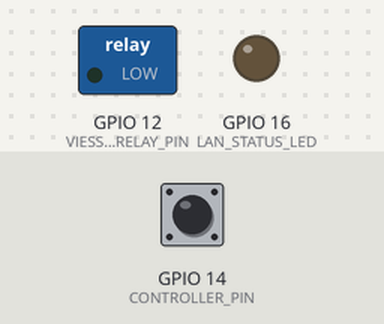
Recording of a sketch running on a simulated ESP8266 (NodeMCU). Parts: switched loads named in the sketch (green lamp = pin HIGH), output pins drawn as LEDs (lit = HIGH). Dashed ring = blinking. The test bench sets the inputs (shaded band); at power-on: GPIO 14 (CONTROLLER_PIN) LOW. WiFi joins after 1.5 s; servers stay silent unless stated; no MQTT or app messages arrive unless stated; what the sketch prints to the serial monitor is not drawn.

Above: at 2.9 s.
3.0 s: GPIO 14 (CONTROLLER_PIN) driven HIGH
At 3.6 s:
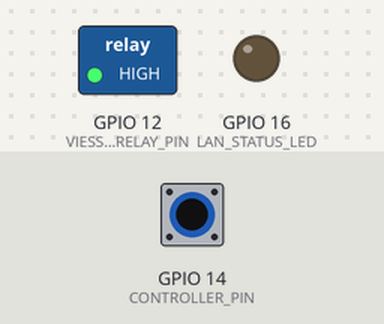
10.5 s: GPIO 14 (CONTROLLER_PIN) driven LOW
At 11.7 s:
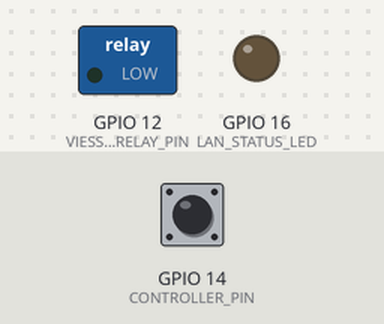
12.0 s: GPIO 14 (CONTROLLER_PIN) pulsed HIGH 2 times (0.12 s each, 0.3 s apart)
At 12.11 s:
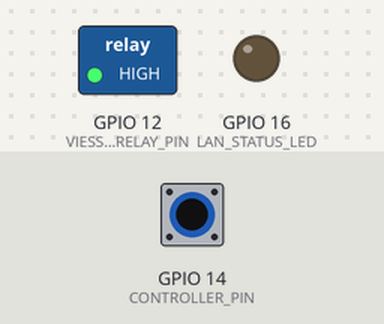
Timing chart, 0 to 15.0 s (numbered marks = the images above; inputs shaded):
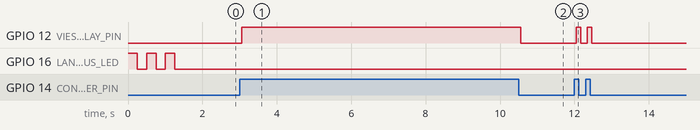

The sketch:

MQTT_ESP822_sterownik_pieca_05.ino
```cpp
/* Data powstania v02 2.11.2016
 * v02 wyremowano nie uzywane wpisy
 * v02 zmodyfikowano obsluge PINu kontrolera pieca 2.11.2016
 * v03 dodano opoznienie przelaczenia pieca jesli przyjdzie z OpenHab 11.11.2016
 * v03 wgrano 11.11.2016
 * v04 dodano debuging do obslugi sterownika
 * v04 wydluzono opoznienie z 70 do 500 ms przy detekcji wlaczenia sterownika
 * v04 wgrano 8.01.2017
 */

//#include <SPI.h>
//#include <Ethernet.h>
//#include <UIPEthernet.h>
#include <ESP8266WiFi.h>
#include <PubSubClient.h>
#include <OneWire.h>
#include <DallasTemperature.h>
//#include <Metro.h>

//Metro CheckInterval = Metro(60000);

const String SWversion(" WERSJA v04 09.01.2017");


//const long interval = 1000;
unsigned long previousMillis = 0;
unsigned long ViessmanStateChangedByHabStarted = 0;
unsigned long DelaySwitchViessmanState = 20000;
unsigned long TemperatureReadingInterval = 60000;


unsigned long milis = 0;
unsigned long milis2 = 0;


int l1=0;
int l2=0;
int l3=0;
String l1str="0";
String l2str="0";
String l3str="0";


#define AP_SSID     "GREG"
#define AP_PASSWORD "Kamiko2!1a"

//#define AP_SSID     "GREG24G"
//#define AP_PASSWORD "kamiko2!1a"


const int ONE_WIRE_BUS = 4;
const int VIESSMAN_RELAY_PIN = 12;
const int CONTROLLER_PIN = 14;
const int LAN_STATUS_LED = 16;


boolean ControllerPinStatus = HIGH; //informuje o stanie przekaznika na sciennym kontrolerze pieca
boolean ViessmanStateChangeNotExecuted = false ;

int currentViessmanStatefromHAB = LOW; //Aktualny stan Pieca z openHAB

String TempStr;
String IntToStr;
String ViessmanStatefromHAB, LastViessmanStateFromHab;


const String VIESSMAN_ON_COMMAND("viessman#1");
const String VIESSMAN_OFF_COMMAND("viessman#0");

const int AFTER_CHANGE_DELAY = 400;

// NOWE:

int buttonState;             // the current reading from the input pin // aktualny stan Pieca ze Sterownika
int lastButtonState = LOW;   // the previous reading from the input pin

// the following variables are long's because the time, measured in miliseconds,
// will quickly become a bigger number than can be stored in an int.
long lastDebounceTime = 0;  // the last time the output pin was toggled
long debounceDelay = 50;    // the debounce time; increase if the output flickers


OneWire oneWire(ONE_WIRE_BUS);
DallasTemperature DS18B20(&oneWire);


//byte mac[]    = {  0xDE, 0xED, 0xBA, 0xFE, 0xFE, 0xED };
//IPAddress arduino_ip(192, 168, 1, 124);
IPAddress mqtt_server(192, 168, 1, 125);


void callback(char* topic, byte* payload, unsigned int length)
 {
  payload[length] = '\0';
  String strPayload = String((char*)payload);
  Serial.print("IN: ");
  Serial.println(strPayload);
  //executeRemoteCommand(strPayload);
  ViessmanStatefromHAB = strPayload;  //MQTT command przekazywana za pomoca tej zmiennej dalej do procedury obslugi
  Serial.println("ViessmanStateFromHab callbackIN: " + ViessmanStatefromHAB);
 }


//EthernetClient ethClient;
WiFiClient espClient;
PubSubClient mqtt_client(mqtt_server, 1883, callback, espClient);


// *************************** PROCEDURES DECLARATIONS ********************************************

void sendMqttState(int ItemToChange, String state)
{
  //Serial.print("STATE: ");
  //Serial.print(state);
  boolean publishState;
/*
konieczna weryfikacja czy mamy aktywne połączenie
jeśli nie, trzeba je odnowić
*/
  boolean connected = mqtt_client.connected();
  if (!connected)
  {
     initializeMqtt();
  }
  char ssid[state.length()+1];
  state.toCharArray(ssid, state.length()+1);

  if (ItemToChange == 1)
  {
   publishState = mqtt_client.publish("/ViessmanHAB", ssid);
   delay(500);
   publishState = mqtt_client.publish("/ViessmanARD", ssid);
  }
  if (ItemToChange == 3)
  {
   publishState = mqtt_client.publish("/TempHAB/lazienka", ssid);
  }

  if (ItemToChange == 7)
  {
   publishState = mqtt_client.publish("/Sterownik/stopien1/", ssid);
  }
  if (ItemToChange == 8)
  {
   publishState = mqtt_client.publish("/Sterownik/stopien2/", ssid);
  }
  if (ItemToChange == 9)
  {
   publishState = mqtt_client.publish("/Sterownik/stopien3/", ssid);
  }


 // Serial.print(" publishedEND: ");
 // Serial.println(publishState);
}


void setItemState(int number,int state)
{

    if (number == 1)
    {
     digitalWrite(VIESSMAN_RELAY_PIN, state);
   //  digitalWrite(HEATING_LED_PIN,!(state)); //zmiana zeby dioda gasla gdy wylacznony - to jeszcze nie wgrane
      //RadiatorState = state;
      if (state == HIGH) {
        sendMqttState(1,VIESSMAN_ON_COMMAND);
      }
      else
          {
           sendMqttState(1,VIESSMAN_OFF_COMMAND);
          }
    }

}


void executeRemoteCommand(String command)
{
  //Serial.println(command);
  if (command == VIESSMAN_ON_COMMAND) {
    setItemState(1,HIGH);
  }
  if (command == VIESSMAN_OFF_COMMAND) {
    setItemState(1,LOW);
  }

}


void initializeMqtt()
{
  if (mqtt_client.connect("ESP8266Client", "greg", "kaczorek")) {
    mqtt_client.subscribe("/ViessmanARD");
    delay(200);
    digitalWrite(LAN_STATUS_LED,LOW);
   Serial.println("MQTT connect OK");
  } else {
    digitalWrite(LAN_STATUS_LED,HIGH);
   Serial.println("MQTT connect failed");
  }
}


/*
void checkMqtt()
{
  mqtt_client.loop();
}
*/


// **************************************  SETUP BEGIN *******************************************


void setup() {
  // put your setup code here, to run once:
  pinMode(LAN_STATUS_LED, OUTPUT); //LED for LAN status
  pinMode(VIESSMAN_RELAY_PIN, OUTPUT);
  pinMode(CONTROLLER_PIN, INPUT);

  //Initial state of LAN LED
  digitalWrite(LAN_STATUS_LED,HIGH); //LAN status indication LED
  digitalWrite(VIESSMAN_RELAY_PIN, LOW);


  Serial.begin(115200);
//  Ethernet.begin(mac,arduino_ip);
  /*if (Ethernet.begin(mac) == 0) {
    Serial.println("Failed to configure Ethernet using DHCP");
    // no point in carrying on, so do nothing forevermore:
    // try to congifure using IP address instead of DHCP:
    Ethernet.begin(mac, ip);
  }
  */
  Serial.println(" Sterownik Pieca - " + SWversion);
  Serial.println("");
  Serial.println("");

  Serial.println();
  Serial.println();
  Serial.print("Connecting to ");
  Serial.println(AP_SSID);


  WiFi.begin(AP_SSID, AP_PASSWORD);


  while (WiFi.status() != WL_CONNECTED) {
    digitalWrite(LAN_STATUS_LED,HIGH);
    delay(250);
    digitalWrite(LAN_STATUS_LED,LOW);
    Serial.print(".");
    delay(250);
  }


  Serial.println("");
  Serial.println("WiFi connected");
  Serial.println("IP address: ");
  Serial.println(WiFi.localIP());
  //digitalWrite(LAN_STATUS_LED,LOW);


  DS18B20.begin();

 /*
 Serial.print("Locating devices...");
  Serial.print("Found ");
  Serial.print(DS18B20.getDeviceCount(), DEC);
  Serial.println(" devices.");

  Serial.print("My IP address: ");
  for (byte thisByte = 0; thisByte < 4; thisByte++) {
  // print the value of each byte of the IP address:
  Serial.print(Ethernet.localIP()[thisByte], DEC);
  Serial.print(".");}
  */

ViessmanStatefromHAB = "viessman#0";
LastViessmanStateFromHab = "viessman#0";
ViessmanStateChangedByHabStarted = millis();

  initializeMqtt();
  //initializeRadiator();
//  initializeRadiatiorState();


//mqtt_client.publish("/RestartHAB", "1");
Serial.println("ViessmanStatefromHAB: " + ViessmanStatefromHAB);
Serial.println("LastViessmanStateFromHab: " + LastViessmanStateFromHab);
sendMqttState(7,l1str);
sendMqttState(8,l1str);
sendMqttState(9,l1str);
Serial.println("END of SETUP");
Serial.println("");

}  //END of SETUP


//******************************** LOOP BEGIN **************************************


void loop() {
  // put your main code here, to run repeatedly:


if (millis() - previousMillis >= TemperatureReadingInterval)
 {
  previousMillis = millis();

float Temp;
  do {
    DS18B20.requestTemperatures();
    Temp = DS18B20.getTempCByIndex(0);
   Serial.println(" Sterownik Pieca - " + SWversion);
   Serial.print(" Aktualna Temperatura: ");
   Serial.println(Temp);
   Serial.println("  C ");
     } while (Temp == 85.0 || Temp == (-127.0));

     TempStr = String(Temp);
   Serial.print("TempStr: ");
   Serial.println(TempStr);

  sendMqttState(3,TempStr);
 // if (temp != oldTemp)
 // {
    //sendTeperature(Temp);
  //}
  //sendMqttState(2,TempStr);
 }


//Obsluga Sterownika Sciennego


 // read the state of the switch into a local variable:
  int reading = digitalRead(CONTROLLER_PIN);

  // check to see if you just pressed the button
  // (i.e. the input went from LOW to HIGH),  and you've waited
  // long enough since the last press to ignore any noise:

  // If the switch changed, due to noise or pressing:
  if (reading != lastButtonState) {
    // reset the debouncing timer
    lastDebounceTime = millis();
  }

  if ((millis() - lastDebounceTime) > debounceDelay) {
    // whatever the reading is at, it's been there for longer
    // than the debounce delay, so take it as the actual current state:
    buttonState = reading;  // ten status na interesuje !!!!

    digitalWrite(VIESSMAN_RELAY_PIN,buttonState);
    if (buttonState == HIGH)
      {
        //sendMqttState(1,VIESSMAN_OFF_COMMAND);
        Serial.println("VIESMAN OFF");
      }
      else
          {
           //sendMqttState(1,VIESSMAN_ON_COMMAND);
           Serial.println("VIESMAN ON");
          }
  }

  // set the LED using the state of the button:
  //digitalWrite(ledPin, buttonState);

  // save the reading.  Next time through the loop,
  // it'll be the lastButtonState:
  lastButtonState = reading;


//********** OBSLUGA REQUESTU Z OPENHAB z OPOZNIENIEM POCZATEK****************

//Sprawdza czy zmienil sie status Viessmana w OpenHAB, jesli tak to wlacza licznik
if (ViessmanStatefromHAB != LastViessmanStateFromHab)
    {
     Serial.println("Wykryto zmiane z "+ LastViessmanStateFromHab + " na " + ViessmanStatefromHAB);
     Serial.println("");

     ViessmanStateChangedByHabStarted = millis();
     LastViessmanStateFromHab = ViessmanStatefromHAB;
     ViessmanStateChangeNotExecuted = !ViessmanStateChangeNotExecuted;

    }
//Jesli po okreslonym czasie status sie nie zmienil to zmienia status na zadany
//milis2 = ViessmanStateChangedByHabStarted - millis();
//Serial.println("Przed petla ViessmanStateChangedByHabStarted - millis " + String(milis2));

if (( millis()- ViessmanStateChangedByHabStarted ) >= DelaySwitchViessmanState)
  {
 if (ViessmanStateChangeNotExecuted)
    {
     milis2 = millis()- ViessmanStateChangedByHabStarted ;
     Serial.println("Od zmiany uplynelo: " + String(milis2));
     //milis = millis();
     //Serial.println("millis : " + String(milis));
     Serial.println("Minal timer zmieniam status na : " + ViessmanStatefromHAB);
     Serial.println("");
    // ViessmanStateChangedByHabStarted = millis();  //WYDAJE SIE NIEPOTRZEBNE
     executeRemoteCommand (ViessmanStatefromHAB); // ***************************


     if (ViessmanStatefromHAB == VIESSMAN_ON_COMMAND)
     {
      currentViessmanStatefromHAB=LOW;
     }
     if (ViessmanStatefromHAB == VIESSMAN_OFF_COMMAND)
     {
      currentViessmanStatefromHAB=HIGH;
     }

     ViessmanStateChangeNotExecuted = false;
    }
  }
//********** OBSLUGA REQUESTU Z OPENHAB z OPOZNIENIEM  KONIEC****************


if (currentViessmanStatefromHAB != buttonState)  //jesli zmienil sie status Pieca na openHAB lub Sterowniku to wykonaj:
{

}


mqtt_client.loop();


} // END of LOOP
```

Measured:
- after the input at 3.0 s, GPIO 12 (VIESSMAN_RELAY_PIN): LOW → HIGH after 0.05 s
- after the input at 10.5 s, GPIO 12 (VIESSMAN_RELAY_PIN): HIGH → LOW after 0.05 s
- after the input at 12.0 s, GPIO 12 (VIESSMAN_RELAY_PIN): alternates HIGH for 0.12 s and LOW for 0.18 s, 4 changes in all, then stays LOW, starting after 0.05 s
